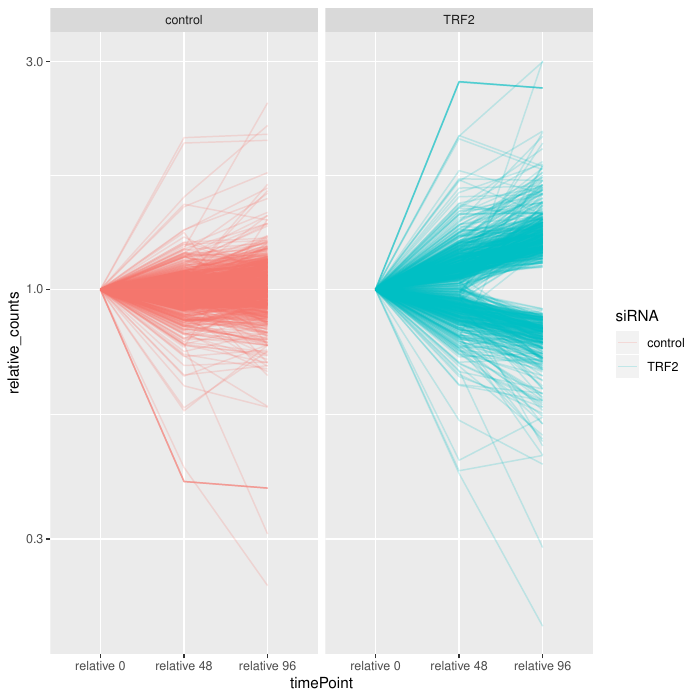

Reproduce this figure in R.

library("DESeq2")

library("tximport")
library("EnsDb.Hsapiens.v86")

library("tidyverse")

pdf("DESeq2_analysis_no_interaction.pdf")


samples <- read_tsv("sample_info.txt")
samples$condition <- paste(samples$siRNA, samples$TimePoint, sep = "_")
samples$condition <- relevel(factor(samples$condition), ref = "TRF2_0")

files <- file.path("salmon_on_hg19_output", samples$Filename, "quant.sf")
names(files) <- samples$Filename

tx2gene <- values(transcripts(EnsDb.Hsapiens.v86))[, c("tx_id", "gene_id")]

txi <- tximport(files, type = "salmon", tx2gene = tx2gene, ignoreTxVersion = TRUE)

ddsTxi <- DESeqDataSetFromTximport(txi,
                                   colData = samples,
                                   design = ~ condition)

vsd <- vst(ddsTxi, blind=TRUE)

sampleDists <- dist(t(assay(vsd)))
library("RColorBrewer")
library("pheatmap")
sampleDistMatrix <- as.matrix(sampleDists)
rownames(sampleDistMatrix) <- paste(vsd$siRNA, vsd$TimePoint, sep="-")
colnames(sampleDistMatrix) <- NULL
colors <- colorRampPalette( rev(brewer.pal(9, "Blues")) )(255)
pheatmap(sampleDistMatrix,
         clustering_distance_rows=sampleDists,
         clustering_distance_cols=sampleDists,
         col=colors)

plotPCA(vsd, intgroup=c("siRNA", "TimePoint"))

ddsTxi <- DESeq(ddsTxi)

# Test for genes differentially expressed between timePoints in the TRF2 shRNA data
res48h <- results(ddsTxi, contrast = c("condition", "TRF2_48", "TRF2_0"))
res96h <- results(ddsTxi, contrast = c("condition", "TRF2_96", "TRF2_0"))

# Test for genes differentially expressed betweent timePoints in the control shRNA data
res48hControl <- results(ddsTxi, contrast = c("condition", "control_48", "control_0"))
res96hControl <- results(ddsTxi, contrast = c("condition", "control_96", "control_0"))

# Explicitly test for genes with a low LFC in the control timecourse
res48hControl_lowLFC <- results(ddsTxi,
                                lfcThreshold = log2(1.25),
                                altHypothesis = "lessAbs",
                                contrast = c("condition", "control_0", "control_48"))

res96hControl_lowLFC <- results(ddsTxi,
                                lfcThreshold = log2(1.25),
                                altHypothesis = "lessAbs",
                                contrast = c("condition", "control_0", "control_96"))


plotMA(res48h, main = "res48h")
plotMA(res96h, main = "res96h")

plotMA(res48hControl, main = "res48hControl")
plotMA(res96hControl, main = "res96hControl")

plotMA(res48hControl_lowLFC)
plotMA(res96hControl_lowLFC)


selected_genes_48h <- GenomicFeatures::genes(EnsDb.Hsapiens.v86,
                                             filter = GeneIdFilter(rownames(
                                               res48h[which(res48h$padj < 0.1),])))

selected_genes_96h <- GenomicFeatures::genes(EnsDb.Hsapiens.v86,
                                             filter = GeneIdFilter(rownames(
                                               res96h[which(res96h$padj < 0.1),])))

selected_genes_48h_control <- GenomicFeatures::genes(EnsDb.Hsapiens.v86,
                                             filter = GeneIdFilter(rownames(
                                               res48h[which(res48hControl$padj < 0.1),])))

selected_genes_96h_control <- GenomicFeatures::genes(EnsDb.Hsapiens.v86,
                                             filter = GeneIdFilter(rownames(
                                               res96h[which(res96hControl$padj < 0.1),])))

selected_genes_48h_control_low_LFC <- GenomicFeatures::genes(EnsDb.Hsapiens.v86,
                                                     filter = GeneIdFilter(rownames(
                                                       res48h[which(res48hControl_lowLFC$padj < 0.1),])))

selected_genes_96h_control_low_LFC <- GenomicFeatures::genes(EnsDb.Hsapiens.v86,
                                                     filter = GeneIdFilter(rownames(
                                                       res96h[which(res96hControl_lowLFC$padj < 0.1),])))

# Include only the genes that also have a low LFC in the control samples
selected_genes_48h <- selected_genes_48h[(names(selected_genes_48h) %in% names(selected_genes_48h_control_low_LFC))]
selected_genes_96h <- selected_genes_96h[(names(selected_genes_96h) %in% names(selected_genes_96h_control_low_LFC))]


gene_counts <- data.frame()

for (gene in names(selected_genes_96h)) {
  
  gene_id <- selected_genes_96h[gene]$gene_id
  symbol <- selected_genes_96h[gene]$symbol
  gene_counts <- rbind(gene_counts, cbind(plotCounts(ddsTxi, gene_id,
                                                     intgroup = c("siRNA", "TimePoint"),
                                                     returnData = TRUE), gene_id = gene_id, symbol = symbol))
  
}

gene_counts$sample <- rownames(gene_counts)

p <- gene_counts %>%
  separate(sample, into = c("shRNA", "timepoint", "replicate")) %>%
  select(-one_of(c("shRNA", "timepoint"))) %>%
  spread("TimePoint", "count") %>%
  group_by(gene_id, siRNA) %>%
  summarise(`relative 0` = 1,
            `relative 48` = mean(`48`) / mean(`0`),
            `relative 96` = mean(`96`) / mean(`0`)) %>%
  gather(timePoint, relative_counts, `relative 0`, `relative 48`, `relative 96`) %>%
  ggplot(aes(x = timePoint, y = relative_counts,
             group = interaction(gene_id, siRNA), color = siRNA)) +
  geom_line(alpha = I(1/5)) + scale_y_log10() + facet_wrap(~ siRNA)
print(p)


gene_counts <- data.frame()

for (gene in names(selected_genes_48h)) {
  
  gene_id <- selected_genes_48h[gene]$gene_id
  symbol <- selected_genes_48h[gene]$symbol
  gene_counts <- rbind(gene_counts, cbind(plotCounts(ddsTxi, gene_id,
                                                     intgroup = c("siRNA", "TimePoint"),
                                                     returnData = TRUE), gene_id = gene_id, symbol = symbol))
  
}

gene_counts$sample <- rownames(gene_counts)

p <- gene_counts %>%
  separate(sample, into = c("shRNA", "timepoint", "replicate")) %>%
  select(-one_of(c("shRNA", "timepoint"))) %>%
  spread("TimePoint", "count") %>%
  group_by(gene_id, siRNA) %>%
  summarise(`relative 0` = 1,
            `relative 48` = mean(`48`) / mean(`0`),
            `relative 96` = mean(`96`) / mean(`0`)) %>%
  gather(timePoint, relative_counts, `relative 0`, `relative 48`, `relative 96`) %>%
  ggplot(aes(x = timePoint, y = relative_counts,
             group = interaction(gene_id, siRNA), color = siRNA)) +
  geom_line(alpha = I(1/5)) + scale_y_log10() + facet_wrap(~ siRNA)
print(p)


# KEGG analysis

library("KEGGprofile")

library("topGO")

library("gplots")

sel_48h_KEGG_result <- find_enriched_pathway(unlist(values(selected_genes_48h)$entrezid),
                                             species = "hsa", download_latest = TRUE)

sel_96h_KEGG_result <- find_enriched_pathway(unlist(values(selected_genes_96h)$entrezid),
                                             species = "hsa", download_latest = TRUE)

sel_48hControl_KEGG_result <- find_enriched_pathway(unlist(values(selected_genes_48h_control)$entrezid),
                                             species = "hsa", download_latest = TRUE)

sel_96hControl_KEGG_result <- find_enriched_pathway(unlist(values(selected_genes_96h_control)$entrezid),
                                             species = "hsa", download_latest = TRUE)

textplot(sel_96h_KEGG_result$stastic)

textplot(sel_96hControl_KEGG_result$stastic)


# GO analysis


teste <- rownames(res96h)

names(teste) <- rownames(res96h)

teste[names(teste) %in% names(selected_genes_96h)] <- "selected"
teste[(names(teste) %in% names(selected_genes_96h)) == FALSE] <- "not_selected"
teste <- as.factor(teste)

sampleGOdata <- new("topGOdata", description = "teste", ontology = "BP",
                    allGenes = teste, geneSel = function(x) { (x == "selected") },
                    nodeSize = 10,
                    annot = annFUN.org,
                    mapping = "org.Hs.eg.db", ID = "ensembl")

resultFisher <- runTest(sampleGOdata, algorithm = "classic", statistic = "fisher")
resultKS.elim <- runTest(sampleGOdata, algorithm = "elim", statistic = "ks")
resultKS <- runTest(sampleGOdata, algorithm = "classic", statistic = "ks")

allRes <- GenTable(sampleGOdata, classicFisher = resultFisher,
                   classicKS = resultKS, elimKS = resultKS.elim,
                   orderBy = "elimKS", ranksOf = "classicFisher",
                   topNodes = 10)

textplot(allRes)


sampleGOdata <- new("topGOdata", description = "teste", ontology = "MF",
                    allGenes = teste, geneSel = function(x) { (x == "selected") },
                    nodeSize = 10,
                    annot = annFUN.org,
                    mapping = "org.Hs.eg.db", ID = "ensembl")

resultFisher <- runTest(sampleGOdata, algorithm = "classic", statistic = "fisher")
resultKS.elim <- runTest(sampleGOdata, algorithm = "elim", statistic = "ks")
resultKS <- runTest(sampleGOdata, algorithm = "classic", statistic = "ks")

allRes <- GenTable(sampleGOdata, classicFisher = resultFisher,
                   classicKS = resultKS, elimKS = resultKS.elim,
                   orderBy = "elimKS", ranksOf = "classicFisher",
                   topNodes = 10)

textplot(allRes)



dev.off()


